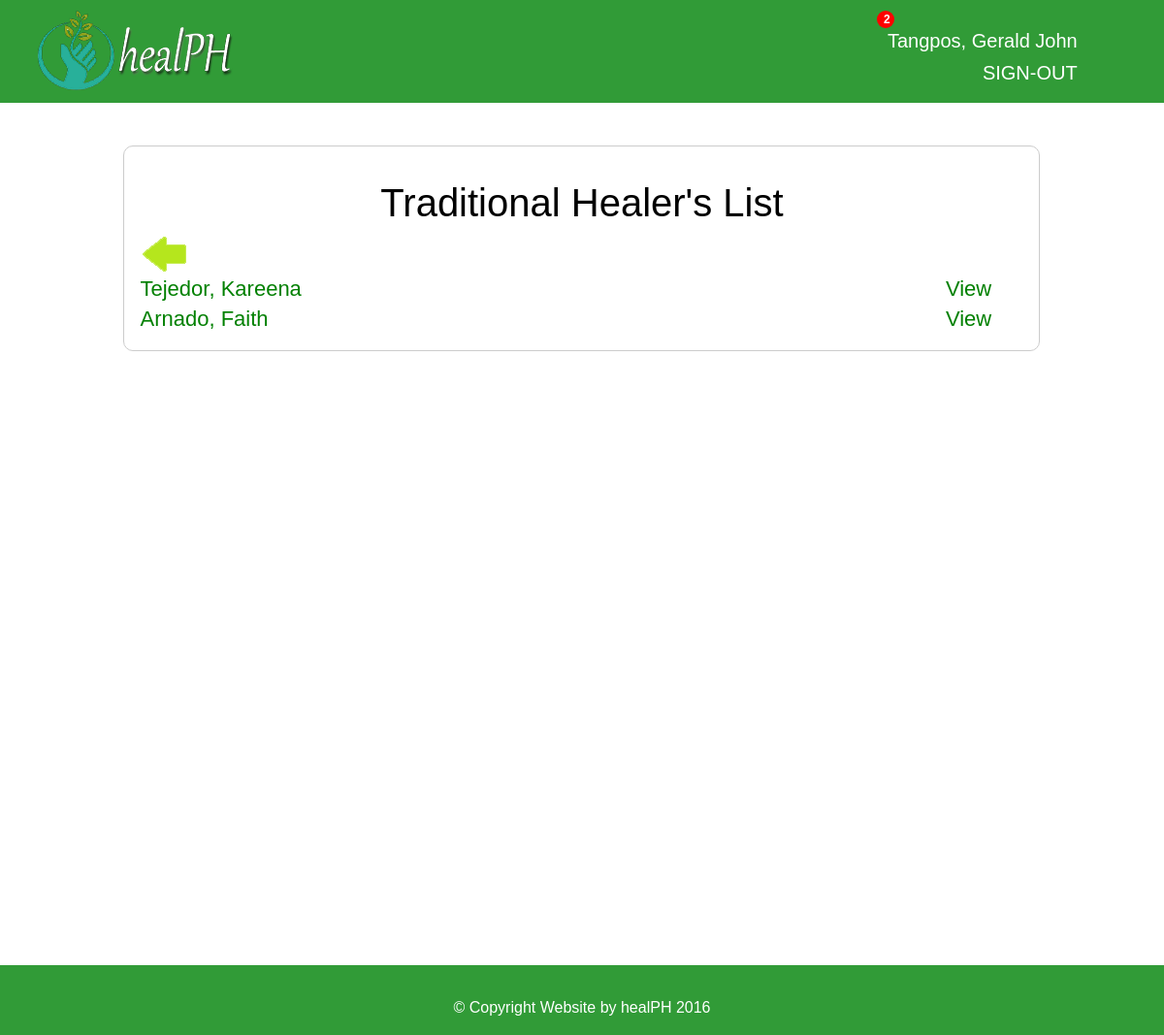
Page /allHealers.php (signed in) on the committed database.
### tables this page shows
CREATE TABLE IF NOT EXISTS `healer` (
  `HEALER_ID` int(11) NOT NULL AUTO_INCREMENT,
  `ACCT_ID` int(11) NOT NULL,
  `FIRSTNAME` varchar(30) NOT NULL,
  `LASTNAME` varchar(30) NOT NULL,
  `ADDRESS` varchar(200) NOT NULL,
  `CONTACT` varchar(30) NOT NULL,
  `EMAIL_ADDRESS` varchar(45) NOT NULL,
  `LATITUDE` varchar(50) NOT NULL,
  `LONGITUDE` varchar(50) NOT NULL,
  `DETAILS` varchar(1000) NOT NULL,
  `SUBEXPIRY` varchar(20) NOT NULL,
  `PICTURE` varchar(50) NOT NULL DEFAULT 'face.jpg',
  `CLINICDAYS` varchar(200) NOT NULL,
  `CLINICHOURS` varchar(20) NOT NULL,
  `DAILYLIMIT` int(11) NOT NULL,
  `RATE` decimal(5,1) NOT NULL,
  `STATUS` varchar(15) NOT NULL DEFAULT 'UNCONFIRMED',
  PRIMARY KEY (`HEALER_ID`)
);

### queries/getallhealers.php (the view, shortened to what this page needs)
<?php
	include 'connection.php';
		$sql = "SELECT H.LASTNAME, H.FIRSTNAME, H.HEALER_ID, H.ACCT_ID, H.STATUS, A.ACCT_ID, A.STATUS FROM healer as H INNER JOIN account AS A ON H.ACCT_ID = A.ACCT_ID WHERE H.STATUS = 'ACTIVE'";
		$retrieve = $conn->query($sql)->fetchAll();
		if($retrieve) {
			foreach($retrieve as $row) {
				$lastname = $row['LASTNAME'];
				$firstname = $row['FIRSTNAME'];
				$accountid = $row['ACCT_ID'];
				?>
					<tr style="width:100%">
						<td style="width:70%;text-align:left;"><?php echo $lastname. ", " .$firstname; ?></td>
						<td style="width:10%;text-algin:right;"><?php echo '<a href="healer.php?accountid=' .$accountid. '&ref=allHealers" style="color:green;">View</a>'; ?></td>
					</tr>
				<?php
			}
		}
?>

### allHealers.php (style rules this page uses)
html, body { font-family: Arial, sans-serif; height: 100%; margin: 0; padding: 0; }

### rows in the picture
healer: LASTNAME "Tejedor", FIRSTNAME "Kareena"
healer: LASTNAME "Arnado", FIRSTNAME "Faith"

### other values in the picture
$_SESSION['NAME'] "Tangpos, Gerald John"
$client_notif_count "2"
